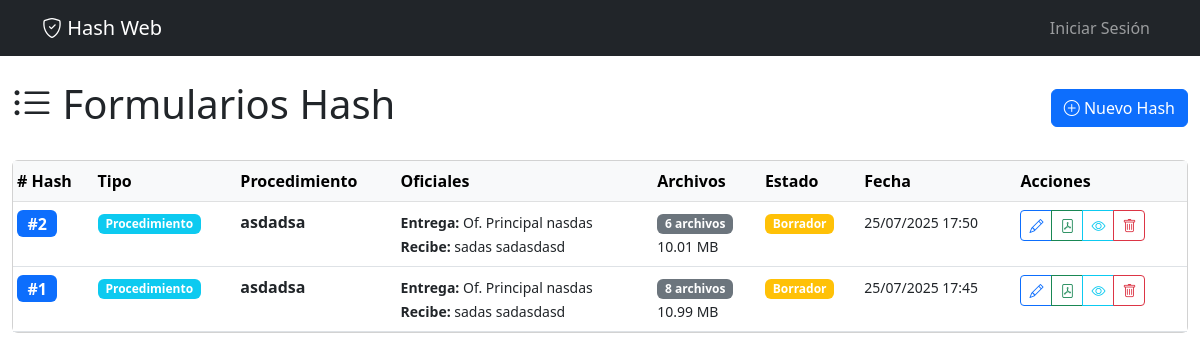
The page /hashes/ on the database its author committed.
### core/models.py (models this page shows, shortened)
class FormularioHash(models.Model):
    TIPO_CHOICES = [
        ('PROCEDIMIENTO', 'Procedimiento'),
        ('VUELO', 'Vuelo'),
    ]
    ESTADO_CHOICES = [
        ('BORRADOR', 'Borrador'),
        ('FINALIZADO', 'Finalizado'),
        ('ARCHIVADO', 'Archivado'),
    ]
    nro_hash = models.PositiveIntegerField(unique=True)
    tipo = models.CharField(max_length=20, choices=TIPO_CHOICES, default='PROCEDIMIENTO')
    procedimiento = models.CharField(max_length=300)
    tipo_procedimiento = models.ForeignKey(TipoProcedimiento, on_delete=models.SET_NULL, null=True, blank=True)
    oficial_entrega = models.ForeignKey(
        Oficial,
        on_delete=models.CASCADE,
        related_name='formularios_entregados'
    )
    oficial_recibe = models.ForeignKey(
        Oficial,
        on_delete=models.CASCADE,
        related_name='formularios_recibidos'
    )
    imagenes = models.PositiveIntegerField(default=0)
    clips = models.PositiveIntegerField(default=0)
    audio = models.PositiveIntegerField(default=0)
    texto = models.PositiveIntegerField(default=0)
    varios = models.PositiveIntegerField(default=0)
    peso_total_bytes = models.BigIntegerField(default=0)
    peso_total_formateado = models.CharField(max_length=50, blank=True)
    observaciones = models.TextField(blank=True)
    estado = models.CharField(max_length=20, choices=ESTADO_CHOICES, default='BORRADOR')
    fecha_creacion = models.DateTimeField(auto_now_add=True)
    fecha_modificacion = models.DateTimeField(auto_now=True)
    creado_por = models.ForeignKey(User, on_delete=models.SET_NULL, related_name='formularios_creados', null=True, blank=True)
    class Meta:
        verbose_name = "Formulario Hash"
        verbose_name_plural = "Formularios Hash"
        ordering = ['-fecha_creacion']
    @property
    def total_archivos(self):
        return self.imagenes + self.clips + self.audio + self.texto + self.varios

class Oficial(models.Model):
    legajo = models.CharField(max_length=20, unique=True)
    nombre = models.CharField(max_length=200)
    jerarquia = models.ForeignKey(Jerarquia, on_delete=models.CASCADE, related_name='oficiales', null=True, blank=True)
    destino = models.ForeignKey(Destino, on_delete=models.CASCADE, related_name='oficiales')
    activo = models.BooleanField(default=True)
    user = models.OneToOneField(User, on_delete=models.CASCADE, null=True, blank=True)
    fecha_ingreso = models.DateField(null=True, blank=True)
    class Meta:
        verbose_name = "Oficial"
        verbose_name_plural = "Oficiales"
        ordering = ['-jerarquia__orden', 'nombre']  # Nulls last, then by hierarchy order and name
    def __str__(self):
        if self.jerarquia:
            return f"{self.jerarquia.abreviatura} {self.nombre}"
        else:
            return f"Civil {self.nombre}"

class Jerarquia(models.Model):
    nombre = models.CharField(max_length=100, unique=True)
    abreviatura = models.CharField(max_length=20)
    orden = models.PositiveIntegerField(default=0, help_text="Orden jerárquico (menor = mayor jerarquía)")
    class Meta:
        verbose_name = "Jerarquía"
        verbose_name_plural = "Jerarquías"
        ordering = ['orden']

### core/views.py (the view)
# urls.py: path('hashes/', views.lista_hashes, name='lista_hashes'),
def lista_hashes(request):
    formularios = FormularioHash.objects.select_related(
        'oficial_entrega__jerarquia', 'oficial_recibe__jerarquia'
    ).order_by('-fecha_creacion')
    context = {
        'formularios': formularios,
    }
    return render(request, 'core/lista_hashes.html', context)

### templates/core/lista_hashes.html (shortened to what this page needs)
{% extends 'base.html' %}
{% block content %}
<div class="row">
  <div class="col-12">
    <div class="d-flex justify-content-between align-items-center mb-4">
      <h1><i class="bi bi-list-ul"></i> Formularios Hash</h1>
      <a href="{% url 'core:hash' %}" class="btn btn-primary">
        <i class="bi bi-plus-circle"></i> Nuevo Hash
      </a>
    </div>
  </div>
</div>
{% if formularios %}
<div class="card">
  <div class="card-body p-0">
    <div class="table-responsive">
      <table class="table table-hover table-sm mb-0">
        <thead class="table-light">
          <tr>
            <th class="py-2"># Hash</th>
            <th class="py-2">Tipo</th>
            <th class="py-2">Procedimiento</th>
            <th class="py-2">Oficiales</th>
            <th class="py-2">Archivos</th>
            <th class="py-2">Estado</th>
            <th class="py-2">Fecha</th>
            <th class="py-2">Acciones</th>
          </tr>
        </thead>
        <tbody>
          {% for formulario in formularios %}
          <tr>
            <td class="py-2">
              <span class="badge bg-primary fs-6"
                >#{{ formulario.nro_hash }}</span
              >
            </td>
            <td class="py-2">
              <span
                class="badge bg-{% if formulario.tipo == 'PROCEDIMIENTO' %}info{% else %}warning{% endif %}"
              >
                {{ formulario.get_tipo_display }}
              </span>
            </td>
            <td class="py-2">
              <strong>{{ formulario.procedimiento|truncatechars:40 }}</strong>
            </td>
            <td class="py-2">
              <small>
                <strong>Entrega:</strong> {{ formulario.oficial_entrega }}<br />
                <strong>Recibe:</strong> {{ formulario.oficial_recibe }}
              </small>
            </td>
            <td class="py-2">
              <span class="badge bg-secondary"
                >{{ formulario.total_archivos }} archivos</span
              >
              <br />
              <small>{{ formulario.peso_total_formateado }}</small>
            </td>
            <td class="py-2">
              <span
                class="badge bg-{% if formulario.estado == 'BORRADOR' %}warning{% elif formulario.estado == 'FINALIZADO' %}success{% else %}secondary{% endif %}"
              >
                {{ formulario.get_estado_display }}
              </span>
            </td>
            <td class="py-2">
              <small>{{ formulario.fecha_creacion|date:"d/m/Y H:i" }}</small>
            </td>
            <td class="py-2">
              <div class="btn-group btn-group-sm" role="group">
                <a
                  href="{% url 'core:hash_editar' formulario.id %}"
                  class="btn btn-outline-primary"
                  title="Editar"
                >
                  <i class="bi bi-pencil"></i>
                </a>
                <a
                  href="{% url 'reports:reporte_hash' formulario.id %}"
                  class="btn btn-outline-success"
                  title="Generar PDF"
                >
                  <i class="bi bi-file-pdf"></i>
                </a>
                <button
                  type="button"
                  class="btn btn-outline-info"
                  onclick="verDetalles({{ formulario.id }})"
                  title="Ver detalles"
                >
                  <i class="bi bi-eye"></i>
                </button>
                <button
                  type="button"
                  class="btn btn-outline-danger"
                  onclick="eliminarFormulario({{ formulario.id }}, {{ formulario.nro_hash }})"
                  title="Eliminar"
                >
                  <i class="bi bi-trash"></i>
                </button>
              </div>
            </td>
          </tr>
          {% endfor %}
        </tbody>
      </table>
    </div>
  </div>
</div>
{% endif %}
{% endblock %}

### rows shown on the page
FormularioHash: nro_hash "2", tipo "Procedimiento", procedimiento "asdadsa", oficial_entrega "Of. Principal nasdas", oficial_recibe "sadas sadasdasd", total_archivos "6", peso_total_formateado "10.01 MB", estado "Borrador", fecha_creacion "25/07/2025 17:50"
FormularioHash: nro_hash "1", tipo "Procedimiento", procedimiento "asdadsa", oficial_entrega "Of. Principal nasdas", oficial_recibe "sadas sadasdasd", total_archivos "8", peso_total_formateado "10.99 MB", estado "Borrador", fecha_creacion "25/07/2025 17:45"
